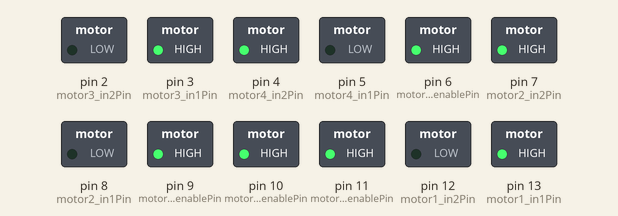
The sketch below on a simulated Arduino Uno, built with avr-gcc and run on an emulated ATmega328P. Shown: switched loads named in the sketch (green lamp = pin HIGH).

Above: at 0.1 s.
Timing chart, 0 to 1.6 s (numbered marks = the images above):
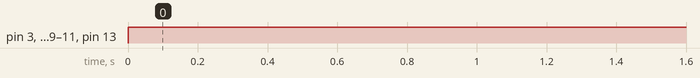

The sketch:

sketch_may22a.ino
```cpp
int motor1_enablePin = 11; //pwm
int motor1_in1Pin = 13;
int motor1_in2Pin = 12;

int motor2_enablePin = 10; //pwm
int motor2_in1Pin = 8;
int motor2_in2Pin = 7;

int motor3_enablePin = 9; //pwm
int motor3_in1Pin = 3;
int motor3_in2Pin = 2;

int motor4_enablePin = 6; //pwm
int motor4_in1Pin = 5;
int motor4_in2Pin = 4;

void setup()
{
  //on initialise les pins du moteur 1
  pinMode(motor1_in1Pin, OUTPUT);
  pinMode(motor1_in2Pin, OUTPUT);
  pinMode(motor1_enablePin, OUTPUT);

  //on initialise les pins du moteur 2
  pinMode(motor2_in1Pin, OUTPUT);
  pinMode(motor2_in2Pin, OUTPUT);
  pinMode(motor2_enablePin, OUTPUT);

  //on initialise les pins du moteur 3
  pinMode(motor3_in1Pin, OUTPUT);
  pinMode(motor3_in2Pin, OUTPUT);
  pinMode(motor3_enablePin, OUTPUT);

  //on initialise les pins du moteur 4
  pinMode(motor4_in1Pin, OUTPUT);
  pinMode(motor4_in2Pin, OUTPUT);
  pinMode(motor4_enablePin, OUTPUT);

}

void loop()
{
 // ARDUINO MUST BE ON THE BACK
  SetMotor1(255, false); // Devant droit
  SetMotor2(255, true); // Devant gauche
  SetMotor3(255, false); // Derrière gauche
  SetMotor4(255, true); // Derrière droit

}

//Fonction qui set le moteur1
void SetMotor1(int speed, boolean reverse)
{
  analogWrite(motor1_enablePin, speed);
  digitalWrite(motor1_in1Pin, ! reverse);
  digitalWrite(motor1_in2Pin, reverse);
}

//Fonction qui set le moteur2
void SetMotor2(int speed, boolean reverse)
{
  analogWrite(motor2_enablePin, speed);
  digitalWrite(motor2_in1Pin, ! reverse);
  digitalWrite(motor2_in2Pin, reverse);
}

//Fonction qui set le moteur3
void SetMotor3(int speed, boolean reverse)
{
  analogWrite(motor3_enablePin, speed);
  digitalWrite(motor3_in1Pin, ! reverse);
  digitalWrite(motor3_in2Pin, reverse);
}

//Fonction qui set le moteur4
void SetMotor4(int speed, boolean reverse)
{
  analogWrite(motor4_enablePin, speed);
  digitalWrite(motor4_in1Pin, ! reverse);
  digitalWrite(motor4_in2Pin, reverse);
}
```

Measured:
- by itself, pin 3 (motor3_in1Pin), pin 4 (motor4_in2Pin), pin 6 (motor4_enablePin), pin 7 (motor2_in2Pin), pin 9 (motor3_enablePin), pin 10 (motor2_enablePin), pin 11 (motor1_enablePin), pin 13 (motor1_in1Pin): LOW → HIGH at 0.00 s
